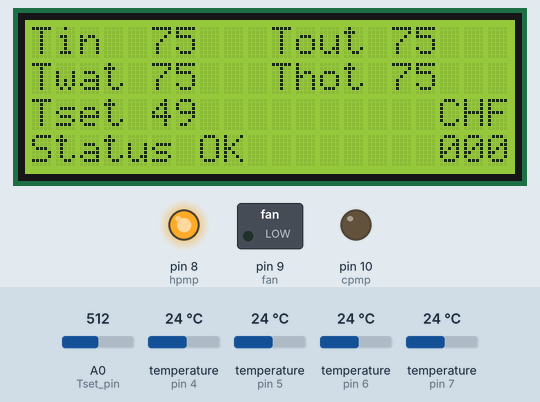
Bench run of a sketch on a simulated Arduino Uno, built with avr-gcc and run on an emulated ATmega328P. Shown: 20×4 character LCD, switched loads named in the sketch (green lamp = pin HIGH), output pins drawn as LEDs (lit = HIGH). The test bench sets the inputs (shaded band); at power-on: A0 (Tset_pin) = 512, temperature (sensors on pin 4, pin 5, pin 6, pin 7) 24 °C. What the sketch prints to the serial monitor is not drawn.

Above: at 6.9 s.
7.0 s: A0 (Tset_pin) set to 919
At 10.4 s:
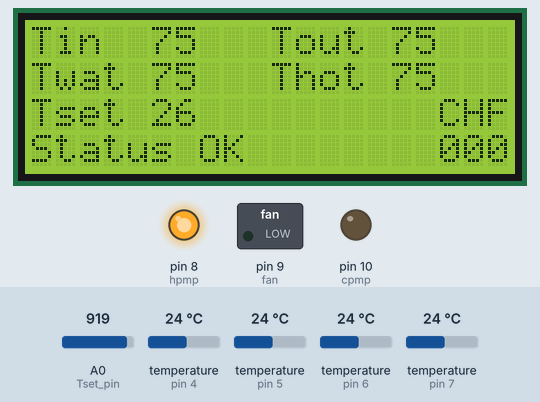
11.2 s: A0 (Tset_pin) set to 955
At 14.2 s:
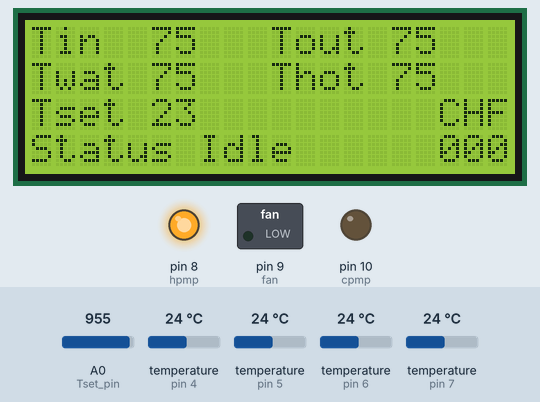
14.9 s: temperature (sensor on pin 4) set to 12 °C
At 20.6 s:
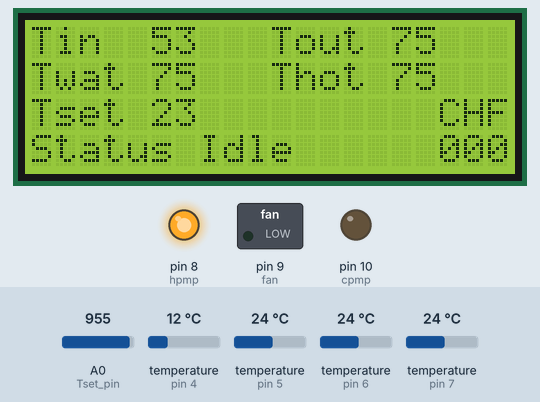
21.3 s: temperature (sensor on pin 5) set to 12 °C
At 24.3 s:
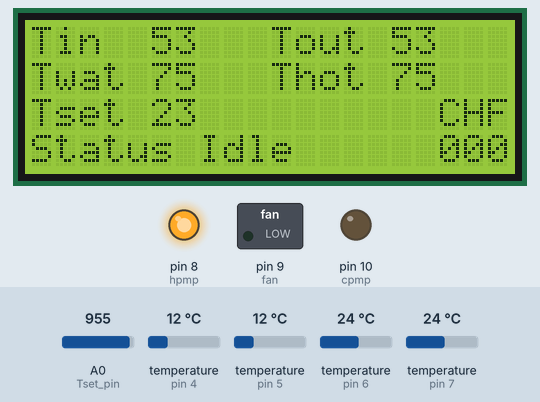
25.0 s: temperature (sensor on pin 6) set to 12 °C
At 26.9 s:
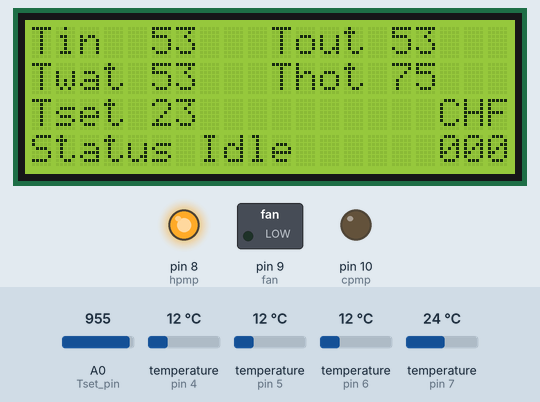
28.7 s: temperature (sensor on pin 7) set to 12 °C
At 30.7 s:
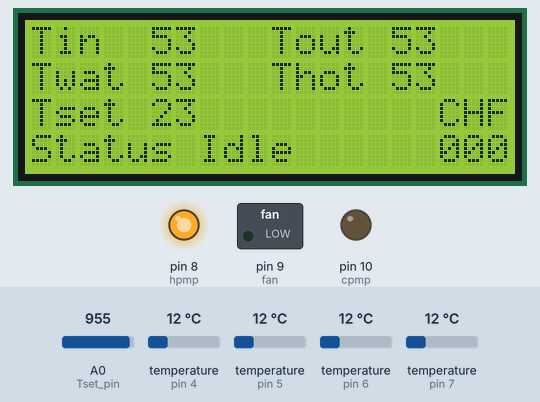
Timing chart, 0 to 32.2 s (numbered marks = the images above; inputs shaded):
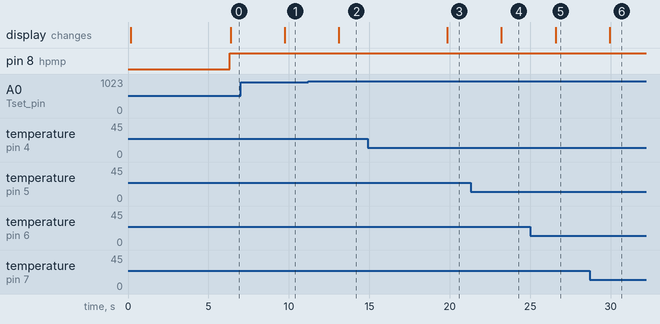

The sketch:

mfried_Base_OneWireTC_v2.11_release.ino.ino
```cpp
//***V11 Notes 180520*********************
//Tried for first time a couple weeks back. Worked good,except that when the Tin reached Tset the fan stayed on until the water cooled down. Do not want
//fan and pump to stay on that long. WOuld rather it shout down sooner.
//Changed this line:
// else if (((Tset <= Tin) and (stat_h == 0)) or (Twat < (Tin + min_wat_delta))) { //Turn off fan and circulation. Want to leave heat on if tank is not hot.
//To this
// else if (((Tset <= Tin) and (stat_h == 0)) or (Twat < (Tin + min_wat_delta+20))) { //Turn off fan and circulation. Want to leave heat on if tank is not hot.
//***V2.9 Notes 170326***********************
//Fixed issue of 2.8 where would not shut down for no heat. Tested. Saved. DOne.
//***V2.8 Notes 170326***********************
//Flashed today. Seems to work best yet. Developed to work with 95 deg C thermal switch. Thot goes up to 214 before it cuts out.
//Will probably only work with anti-freeze.
//Twat_max = 180;// Tank water temperature above which to turn off heater. Set really high to run off overtemp in L5.(V2.x)
//Twat_min;// Final arbritrated tank out temp below which to turn heater on.2
//Twat_min_d = 165;//Default tank water temperature above which to turn on heat. (when not running up against overtemp)
//min_wat_delta = 50;//Minimum difference between room temp and water temp to run fan.
//Remaining issue is noise in the Tset signal. Done dinking around with this for now though. Works pretty good.
//Discovered another issues. Does not shut down for no heat )+R)(+ER)(+ER+()EWR09
//***V2.4 Notes 170319***********************
//Issues with 2.3
// 1) Fan stays on when neither pump is on when room gets to room temp setpoint.
// 2) When hit the room temp setpoint the heater pump goes of and does not run until hit overtemp SP.
//Flashed 170319. Debugged. WOrks. This is now the hothot ticket.
//***V2.3 Notes 170319***********************
//Flashed. Works. This is a keeper. ....
//Removed tracers. Cleaned up format.
//This version runs over the overtemp protection switch in the ecotemp L5
//Worked OK with production 85 deg C unit. Waiting for 95 and 100 deg C units.
//***V2.2 Notes 170312***********************
//This version has not been flashed or tested.
//This version is inteded to turn off when overtemp ss**170312***********************
//Has not yet been flashed.
//Shows HeaterRes error on LCD. REmoved tracers.
//***************
//References for multi one wire buses
//https://arduino-info.wikispaces.com/Brick-Temperature-DS18B20#multibus
#include <OneWire.h>
#include <DallasTemperature.h>
#include <Wire.h>
#include <LiquidCrystal_I2C.h>
LiquidCrystal_I2C lcd(0x27, 20, 4); // set the LCD address to 0x27 for a 16 chars and 2 line display

// Set up which digital IO pins will be used for DS18B20 digital temperature sensors.
//I2C or DallasTemp does not play nice with sensors on 2,3.
#define ONE_WIRE_BUS4 4
#define ONE_WIRE_BUS5 5
#define ONE_WIRE_BUS6 6
#define ONE_WIRE_BUS7 7
#define TEMPERATURE_PRECISION 9

// Setup a oneWire instance to communicate with any OneWire devices
// (not just Maxim/Dallas temperature ICs)
//Running 2 buses becuase I do not want to have to find addresses when replacing sensors.

OneWire oneWire4(ONE_WIRE_BUS4);
OneWire oneWire5(ONE_WIRE_BUS5);
OneWire oneWire6(ONE_WIRE_BUS6);
OneWire oneWire7(ONE_WIRE_BUS7);

// Pass our oneWire reference to Dallas Temperature.
DallasTemperature sensors4(&oneWire4);
DallasTemperature sensors5(&oneWire5);
DallasTemperature sensors6(&oneWire6);
DallasTemperature sensors7(&oneWire7);
//unsigned long tm;
int su = 1;// indicates first setup loop
float tmp;
float Tin;// Temperature inside living space
float Tout;//Outdoor temperature
int Twat;//Water tank temperature
int Thot;//Water temperature from heater
float Tset;//Desired inside temperature
String error = "OK       ";//9 Char error string
int stat_c;//Circulation pump status
int stat_h; //Heater pump status
int stat_f;// Fan status
int hpmp = 8;//Digital OI for pump to heater
int fan = 9;//Digital IO for fan.
int cpmp = 10;//Digital IO to control circlation pump.
float Tset_raw;
int ctr;
int Twat_max = 180;// Tank water temperature above which to turn off heater. Set really high to run off overtemp in L5.(V2.x)
int Twat_min;// Final arbritrated tank out temp below which to turn heater on.
int Twat_min_d = 165;//Default tank water temperature above which to turn on heat. (when not running up against overtemp)
int Twat_peak; //Max water temperature when heater shuts off for overtemp
int min_wat_delta = 50;//Minimum difference between room temp and water temp to run fan.
int Thot_start;
const int Tset_pin = A0;
int ctr1;
int no_heat_ctr = 0;//Counter to determine how many times to attempt to start heater before NoHeat fault
//int heater_reset = 0;
int hyst = 2; //Room temperature control hysterisis

void lcd_print_neg(int in, int col, int row)// LC_I2C will not print negative integers without this.
{
  lcd.setCursor ( col, row);
  lcd.print("    ");
  lcd.setCursor ( col, row);
  if (in < 0) {
    in = Tout * -2 + Tout;
    lcd.print("-");
    lcd.print(in);
  }
  else
  {
    lcd.print(in, 1);
  }
}

void lcddrive()
{
  //Serial.print(Tin);
  //LCD Sense (COL, ROW)
  lcd_print_neg(Tin, 5, 0);
  lcd_print_neg(Tout, 15, 0);
  lcd_print_neg(Twat, 5, 1);
  lcd_print_neg(Thot, 15, 1);
  lcd_print_neg(Tset, 5, 2);

  lcd.setCursor ( 7, 3);
  lcd.print(error);//9 Char Error String

  lcd.setCursor ( 17, 3);
  lcd.print(stat_c);

  lcd.setCursor ( 18, 3);
  lcd.print(stat_h);

  lcd.setCursor ( 19, 3);
  lcd.print(stat_f);
}

void get_input()
{
  int x = 0;
  int sampnum = 30;//Number of times it will attempt to poll sensor.
  // call sensors.requestTemperatures() to issue a global temperature
  // request to all devices on the bus
  // Serial.print(" Requesting temperatures...");
  do {
    sensors4.requestTemperatures(); // Send the command to get temperatures
    tmp = sensors4.getTempFByIndex(0);
    x++;
  } while ((tmp < -120) and (x < sampnum));
  if (su == 1) {
    Tin = Tin * .75 + tmp * 0.25;
  }
  else {
    Tin = tmp;
  }
  x = 0;

  do {
    sensors5.requestTemperatures(); // Send the command to get temperatures
    tmp = sensors5.getTempFByIndex(0);
    x++;
  } while ((tmp < -120) and (x < sampnum));
  if (su == 1) {
    Tout = Tout * .75 + tmp * 0.25;
  }
  else {
    Tout = tmp;
  }
  x = 0;

  do {
    sensors6.requestTemperatures(); // Send the command to get temperatures
    Twat = sensors6.getTempFByIndex(0);
    x++;
  } while ((Twat <  -120) and (x < sampnum));
  if ( x == sampnum) {
    error = "TwatError ";
  }
  x = 0;

  do {
    sensors7.requestTemperatures(); // Send the command to get temperatures
    Thot = sensors7.getTempFByIndex(0);
    x++;
  } while ((Thot < -120) and (x < sampnum));
  if ( x == sampnum) {
    error = "ThotError ";
  }
  x = 0;

  Tset_raw = analogRead(Tset_pin); //Get setpoint from analog in
  tmp = map(Tset_raw, 0, 1023, 8000, 2000);
  tmp = tmp/100;

  // Serial.print("tmp=");
  // Serial.print(tmp, 1);
  //Serial.print("\n");
  if (su == 1) {
    Tset = Tset * .75 + tmp * 0.25;
  }
  else {
    Tset = tmp;
  }
}

void setup(void)
{
  // start serial port
  Serial.begin(9600);
  Serial.println("Dallas Temperature IC Control Library Demo");
  pinMode(hpmp, OUTPUT);
  pinMode(fan, OUTPUT);
  pinMode(cpmp, OUTPUT);
  digitalWrite(hpmp, LOW);
  digitalWrite(fan, LOW);
  digitalWrite(cpmp, LOW);

  // Start up the library
  sensors4.begin();
  sensors5.begin();
  sensors6.begin();
  sensors7.begin();
  // set the resolution to 9 bit - example I found would need to be revised for mfried refeences.
  //sensors2.setResolution(0, 9);// Works
  //sensors.setResolution(outsideThermometer, 9); Does not work.

  lcd.init();  //initialize the lcd - Will will disable the dallastemperature if it is on pin 2 and 3
  lcd.backlight();  //open the backlight
  //LCD Sense (COL, ROW)
  lcd.setCursor ( 0, 0 );
  lcd.print("Tin" ); //3 char then 5 for temp = 9
  lcd.setCursor ( 10, 0 );
  lcd.print("Tout"); //
  lcd.setCursor ( 0, 1 );
  lcd.print("Twat" ); //3 char then 5 for temp = 9
  lcd.setCursor ( 10, 1 );
  lcd.print("Thot"); //
  lcd.setCursor ( 0, 2 );
  lcd.print("Tset");
  lcd.setCursor ( 17, 2 );
  lcd.print("CHF");
  lcd.setCursor ( 0, 3 );
  lcd.print("Status "); //
  Twat_min = Twat_min_d;
  get_input();
  su = 0; // out of setup
}

void loop(void)
{
  get_input();
  //*******Debug Tracing**************************
  Serial.print("Tin= ");
  Serial.print(Tin, 1);
  Serial.print(" Tout=");
  Serial.print(Tout, 1);
  Serial.print(" TWat=");
  Serial.print(Twat);
  Serial.print(" Thot= ");
  Serial.print(Thot);
  Serial.print(" Tset=");
  Serial.print(Tset, 1);
  Serial.print(" ctr1=");
  Serial.print(ctr1);
  Serial.print(" Thot_strt=");
  Serial.print(Thot_start);
  Serial.print(" NoHtCtr=");
  Serial.print(no_heat_ctr);
  Serial.print(" TwatMn=");
  Serial.print(Twat_min);
  Serial.print(" Error=");
  Serial.print(error);
  Serial.print(" CHF=");
  Serial.print(stat_c);
  Serial.print(stat_h);
  Serial.print(stat_f);
  Serial.print(" tm=");
  Serial.print(millis());
  Serial.print("\n");

  //Control heat addition to room.
  if ((Tset > (Tin + hyst) or (stat_h == 1)) and ((Twat > (Tin + min_wat_delta)) or (Thot > (Tin + min_wat_delta)))) { //Set point must be  above Tin and Twat must be above Tin
    ctr++;
    if (ctr >= 3);
    {
      if (!stat_h == 1) {
        stat_c = 1;
      }
      stat_f = 1;
    }
  }
  else if (((Tset <= Tin) and (stat_h == 0)) or (Twat < (Tin + min_wat_delta+20))) { //Turn off fan and circulation. Want to leave heat on if tank is not hot.
    stat_c = 0;
    stat_f = 0;
    ctr =  0;
    if (Tset <= Tin) { // Reset for this condition only.
      ctr1 = 0;
    }
  }

  else if ((stat_f == 1) and (stat_h ==  0)) { //case where Tin  is between Tset + hyst and Tset
    stat_c = 1;
  }

  if (stat_h == 1) {
    ctr1++;  // increment heater on counter
  }
  //******************Heater Failure or overtemp trip check************************************
  if (ctr1 >= 15) { //Check to see if heater is actually heating after some number of loops..
    if (Thot <= (Thot_start - 1) or (Thot >= 220)) {
      ctr1 = 0;
      Twat_peak = Twat;
      //Twat_min = Twat - 2;//Set temp upon which to turn heater back ON. If commented out uses Twat_min_d
      no_heat_ctr ++;
      //Serial.print("NoHeatCtr = ");
      //Serial.print(no_heat_ctr);
      //Serial.print("\n");
      if (( no_heat_ctr == 2) or (no_heat_ctr == 3)) { //Try to reset the heater
        lcd.setCursor ( 7, 3);
        lcd.print("HeaterRes");
        error = "HeaterRes";
        digitalWrite(hpmp, 1);//Must invert as when relay is energized pump (heat) is OFF
        delay(10000);
        digitalWrite(hpmp, 0);//Must invert as when relay is energized pump (heat) is OFF.
        ctr1 = 0;
      }
      if (no_heat_ctr > 3) { //Tried a couple times. Quit.
        error =  "NoHeat   ";//Shut down heater until reboot.
        stat_h = 0;
      }
    }
    else {//Reset counter for  next check.
      Thot_start = max(Thot, Thot_start);
      Twat_min = Twat_min_d;
      error = "OK       ";
      no_heat_ctr = 0;//V2.x add
    }
  }
  // ********************Control Heater*******************************
  if (((Twat < Twat_min) or (Twat < 130)) and (Tset >= (Tin + hyst)) and ((error == "OK       ") or (error == "HeaterRes"))) {
    stat_h = 1;
    stat_c = 0;
    if (ctr1 == 0) { //Heater fualt logic - record temperature when heat was turned on.
      Thot_start = Thot;
     // no_heat_ctr = 0; THis must stay commented out or will not reset with no heat. Got to find another way.
    }
  }
  else if ((Twat >= Twat_max) or (no_heat_ctr >= 1)) { //Shut off heater V2.x moded.
    ctr1 = 0;
    stat_h  =  0;
  }
  if (Tset < 25) { //Heat off want to turn on power to power point that powers heater but  nothing else
    stat_h = 0;
    stat_f = 0;
    stat_c = 0;
    digitalWrite(hpmp, !stat_h);//Must invert as when relay is energized pump (heat) is OFF.
    digitalWrite(fan, stat_f);
    digitalWrite(cpmp, stat_c);
    error = ("Idle     ");
  }
  else {
    digitalWrite(hpmp, !stat_h);//Must invert as when relay is energized pump (heat) is OFF.
    digitalWrite(fan, stat_f);
    digitalWrite(cpmp, stat_c);
    if (error == "Idle     ") {//Reset idle condition when temp gets turned up..
      error = ("OK       ");
    }
  }
  lcddrive();
  lcd.setCursor ( 0, 3 ); // Had to put this here otherwise 0 appeared in LCD lower left
  delay(200);
  //min()
}
```

Measured:
- the behaviour switches between 937 and 938 on A0 (Tset_pin) (found by bisection; images 1 and 2)
- after the input at 7.0 s, the display: changes after 2.7 s (image 1)
- after the input at 11.2 s, the display: changes after 1.9 s (image 2)
- after the input at 14.9 s, the display: changes after 4.9 s (image 3)
- after the input at 21.3 s, the display: changes after 1.9 s (image 4)
- after the input at 25.0 s, the display: changes after 1.6 s (image 5)
- after the input at 28.7 s, the display: changes after 1.2 s (image 6)
